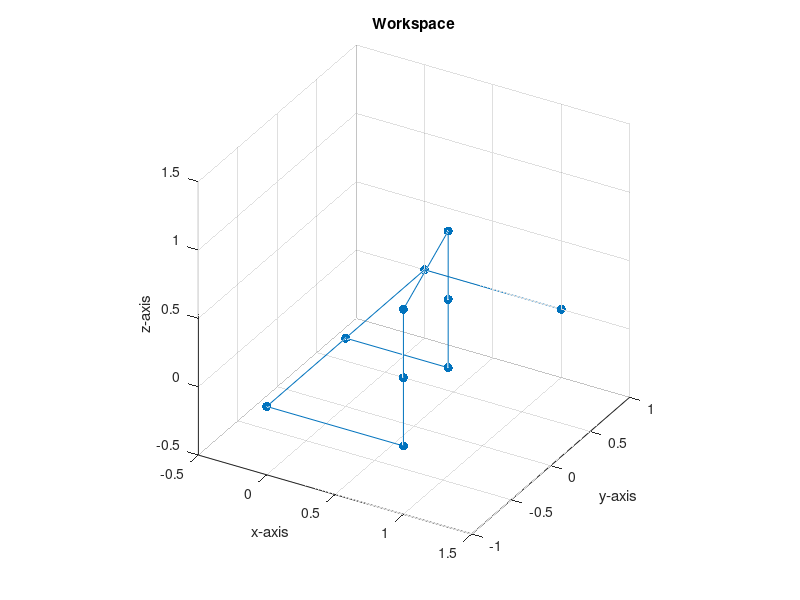

The MATLAB source for this figure:
%% ME 557: Project, Define Letter E Points.

%Clear Everything
clear
close all
clc

%% Define the Letter Points.
%Define the points componentwise.
% xs = [0 0 1 0 0 0.75 0 0 1];
% ys = [-1 1 1 1 0 0 0 -1 -1];
% zs = zeros(1, length(xs));

xs = [1 0 0 1 1 1 0.75 0.75 0.75 0];
ys = [1 1 -1 -1 -1 -1 0 0 0 0];
zs = [0 0 0 0 0.5 1 1 0.5 0 0];

%Store the points in a matrix.
Lpts = [xs; ys; zs];


%% Plot the Letter Points.

%Plot the Letter Points.
figure, hold on, grid on
plot3(Lpts(1, :), Lpts(2, :), Lpts(3, :), '.-', 'Markersize', 20)
title('Workspace')
xlabel('x-axis'), ylabel('y-axis'), zlabel('z-axis')
view(30, 30), rotate3d on,
axis equal

%% Write out the Data Points.

%Write out the letter data points.
dlmwrite('C:\Users\USER\Documents\Coursework\MSME\Year1\Winter2018\ME557_IntroToRobotics\Project\LetterPoints\LetterPts_E.txt', Lpts)

